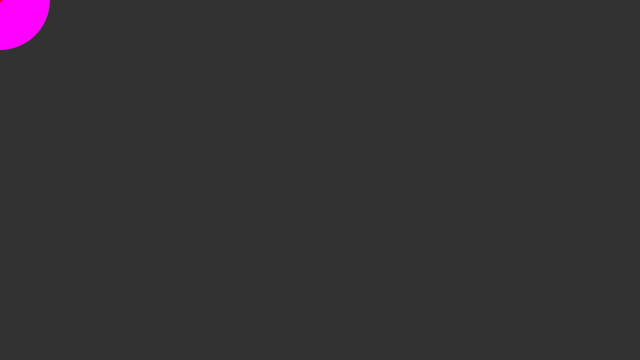
Frame 1 (no input)
Frame 60 (the mouse pressed at the canvas centre just before this capture): identical to frame 1, image omitted
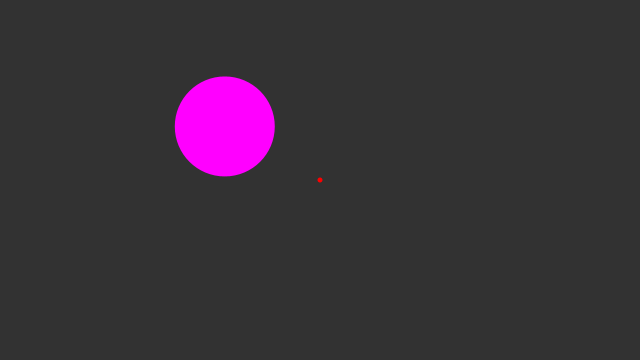
Frame 120 (the mouse held since frame 60 and released just before this capture)

The Processing sketch that drew these frames (run headless with seeded random() and noise(); from frame 60 on, the mouse is pressed at the canvas centre):

// Processing sketch: w5_06_smoothing_destination
// ── w5_06_smoothing_destination.pde
// IMA NYU Shanghai
// Kinetic Interfaces
// MOQN
// Sep 28 2016

float circleX, circleY, destX, destY;


void setup() {
  size(640, 360);
  background(50);
  noStroke();
}

void draw() {
  background(50);
  
  //circleX = circleX + (mouseX-circleX)*0.05;
  //circleY = circleY + (mouseY-circleY)*0.05;
  
  // equivalent
  circleX = lerp(circleX, destX, 0.02);
  circleY = lerp(circleY, destY, 0.02);
  
  fill(255,0,255);
  ellipse(circleX, circleY, 100,100);
  
  fill(255,0,0);
  ellipse(destX, destY, 5,5);
}

void mousePressed() {
  destX = mouseX;
  destY = mouseY;
}
